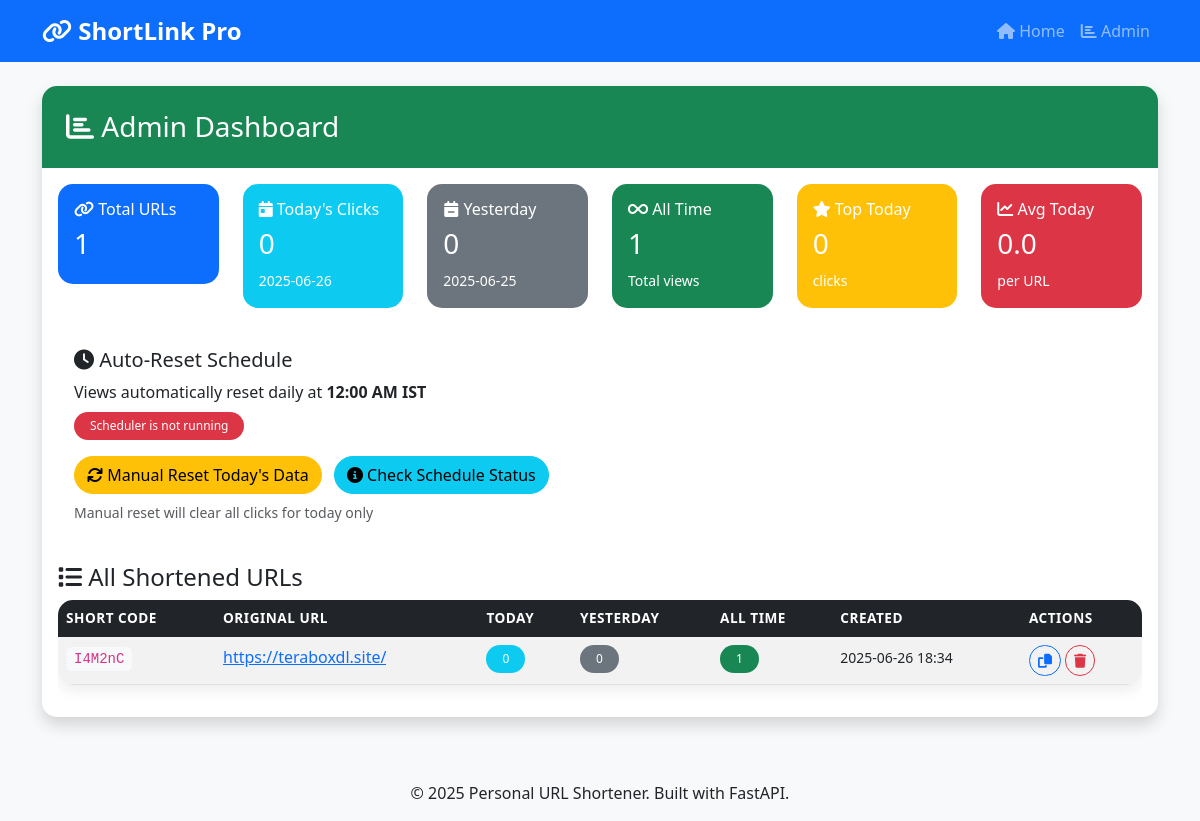
The page /admin on the database its author committed.
### models.py (models this page shows)
class ShortURL(Base):
    __tablename__ = "short_urls"
    id = Column(Integer, primary_key=True, index=True)
    short_code = Column(String(10), unique=True, index=True, nullable=False)
    original_url = Column(Text, nullable=False)
    created_at = Column(DateTime, default=datetime.utcnow)
    clicks = relationship("Click", back_populates="short_url")

### main.py (the view)
@app.get("/admin", response_class=HTMLResponse)
async def admin_panel(request: Request, db: Session = Depends(get_db)):
    from datetime import date, timedelta
    today = date.today()
    yesterday = today - timedelta(days=1)
    urls = db.query(ShortURL).all()
    url_stats = []
    total_clicks_today = 0
    total_clicks_yesterday = 0
    total_clicks_all_time = 0
    for url in urls:
        clicks_today = db.query(Click).filter(
            Click.short_url_id == url.id,
            Click.click_date == today
        ).count()
        clicks_yesterday = db.query(Click).filter(
            Click.short_url_id == url.id,
            Click.click_date == yesterday
        ).count()
        clicks_all_time = db.query(Click).filter(Click.short_url_id == url.id).count()
        total_clicks_today += clicks_today
        total_clicks_yesterday += clicks_yesterday
        total_clicks_all_time += clicks_all_time
        url_stats.append({
            "id": url.id,
            "short_code": url.short_code,
            "original_url": url.original_url,
            "click_count": clicks_today,  # Show today's clicks by default
            "clicks_today": clicks_today,
            "clicks_yesterday": clicks_yesterday,
            "clicks_all_time": clicks_all_time,
            "created_at": url.created_at
        })
    url_stats.sort(key=lambda x: x["clicks_today"], reverse=True)
    top_performer_today = max(url_stats, key=lambda x: x["clicks_today"])["clicks_today"] if url_stats else 0
    avg_clicks_today = (total_clicks_today / len(urls)) if urls else 0
    return templates.TemplateResponse("admin.html", {
        "request": request,
        "urls": url_stats,
        "total_clicks_today": total_clicks_today,
        "total_clicks_yesterday": total_clicks_yesterday,
        "total_clicks_all_time": total_clicks_all_time,
        "top_performer_today": top_performer_today,
        "avg_clicks_today": avg_clicks_today,
        "today_date": today.strftime('%Y-%m-%d'),
        "yesterday_date": yesterday.strftime('%Y-%m-%d')
    })

### templates/admin.html (shortened to what this page needs)
{% extends "base.html" %}
{% block content %}
<div class="container mt-4">
    <div class="row">
        <div class="col-12">
            <div class="card shadow">
                <div class="card-header bg-success text-white">
                    <h3 class="mb-0"><i class="fas fa-chart-bar"></i> Admin Dashboard</h3>
                </div>
                <div class="card-body">
                    <div class="row mb-4">
                        <div class="col-md-2">
                            <div class="card bg-primary text-white">
                                <div class="card-body">
                                    <h6><i class="fas fa-link"></i> Total URLs</h6>
                                    <h3>{{ urls|length }}</h3>
                                </div>
                            </div>
                        </div>
                        <div class="col-md-2">
                            <div class="card bg-info text-white">
                                <div class="card-body">
                                    <h6><i class="fas fa-calendar-day"></i> Today's Clicks</h6>
                                    <h3>{{ total_clicks_today }}</h3>
                                    <small>{{ today_date }}</small>
                                </div>
                            </div>
                        </div>
                        <div class="col-md-2">
                            <div class="card bg-secondary text-white">
                                <div class="card-body">
                                    <h6><i class="fas fa-calendar-minus"></i> Yesterday</h6>
                                    <h3>{{ total_clicks_yesterday }}</h3>
                                    <small>{{ yesterday_date }}</small>
                                </div>
                            </div>
                        </div>
                        <div class="col-md-2">
                            <div class="card bg-success text-white">
                                <div class="card-body">
                                    <h6><i class="fas fa-infinity"></i> All Time</h6>
                                    <h3>{{ total_clicks_all_time }}</h3>
                                    <small>Total views</small>
                                </div>
                            </div>
                        </div>
                        <div class="col-md-2">
                            <div class="card bg-warning text-white">
                                <div class="card-body">
                                    <h6><i class="fas fa-star"></i> Top Today</h6>
                                    <h3>{{ top_performer_today }}</h3>
                                    <small>clicks</small>
                                </div>
                            </div>
                        </div>
                        <div class="col-md-2">
                            <div class="card bg-danger text-white">
                                <div class="card-body">
                                    <h6><i class="fas fa-chart-line"></i> Avg Today</h6>
                                    <h3>{{ "%.1f"|format(avg_clicks_today) }}</h3>
                                    <small>per URL</small>
                                </div>
                            </div>
                        </div>
                    </div>
                    <div class="row mb-4">
                        <div class="col-12">
                            <div class="card">
                                <div class="card-body">
                                    <h5><i class="fas fa-clock"></i> Auto-Reset Schedule</h5>
                                    <p class="mb-2">Views automatically reset daily at <strong>12:00 AM IST</strong></p>
                                    <div id="scheduler-status" class="mb-3">
                                    </div>
                                    <button class="btn btn-warning me-2" onclick="resetDailyData()">
                                        <i class="fas fa-refresh"></i> Manual Reset Today's Data
                                    </button>
                                    <button class="btn btn-info" onclick="checkSchedulerStatus()">
                                        <i class="fas fa-info-circle"></i> Check Schedule Status
                                    </button>
                                    <small class="text-muted d-block mt-2">Manual reset will clear all clicks for today only</small>
                                </div>
                            </div>
                        </div>
                    </div>
                    <h4><i class="fas fa-list"></i> All Shortened URLs</h4>
                    {% if urls %}
                    <div class="table-responsive">
                        <table class="table table-striped table-hover">
                            <thead class="table-dark">
                                <tr>
                                    <th>Short Code</th>
                                    <th>Original URL</th>
                                    <th>Today</th>
                                    <th>Yesterday</th>
                                    <th>All Time</th>
                                    <th>Created</th>
                                    <th>Actions</th>
                                </tr>
                            </thead>
                            <tbody>
                                {% for url in urls %}
                                <tr>
                                    <td>
                                        <code>{{ url.short_code }}</code>
                                    </td>
                                    <td>
                                        <a href="{{ url.original_url }}" target="_blank" class="text-truncate d-inline-block" style="max-width: 200px;">
                                            {{ url.original_url }}
                                        </a>
                                    </td>
                                    <td>
                                        <span class="badge bg-info">{{ url.clicks_today }}</span>
                                    </td>
                                    <td>
                                        <span class="badge bg-secondary">{{ url.clicks_yesterday }}</span>
                                    </td>
                                    <td>
                                        <span class="badge bg-success">{{ url.clicks_all_time }}</span>
                                    </td>
                                    <td>
                                        <small>{{ url.created_at.strftime('%Y-%m-%d %H:%M') }}</small>
                                    </td>
                                    <td>
                                        <button class="btn btn-sm btn-outline-primary" onclick="copyToClipboard('{{ request.url.scheme }}://{{ request.url.netloc }}/{{ url.short_code }}')">
                                            <i class="fas fa-copy"></i>
                                        </button>
                                        <button class="btn btn-sm btn-outline-danger" onclick="deleteUrl({{ url.id }})">
                                            <i class="fas fa-trash"></i>
                                        </button>
                                    </td>
                                </tr>
                                {% endfor %}
                            </tbody>
                        </table>
                    </div>
                    {% else %}
                    <div class="alert alert-info">
                        <i class="fas fa-info-circle"></i> No URLs have been shortened yet.
                        <a href="/" class="alert-link">Create your first one!</a>
                    </div>
                    {% endif %}
                </div>
            </div>
        </div>
    </div>
</div>
{% endblock %}

### templates/base.html (shortened to what this page needs)
<!DOCTYPE html>
<html lang="en">
<head>
    <link href="https://cdn.jsdelivr.net/npm/bootstrap@5.3.0/dist/css/bootstrap.min.css" rel="stylesheet">
    <link rel="stylesheet" href="https://cdnjs.cloudflare.com/ajax/libs/font-awesome/6.4.0/css/all.min.css">
    <link rel="stylesheet" href="/static/css/style.css">
</head>
<body>
    <nav class="navbar navbar-expand-lg navbar-dark bg-primary">
        <div class="container">
            <a class="navbar-brand" href="/">
                <i class="fas fa-link"></i> ShortLink Pro
            </a>
            <div class="navbar-nav ms-auto">
                <a class="nav-link" href="/">
                    <i class="fas fa-home"></i> Home
                </a>
                <a class="nav-link" href="/admin">
                    <i class="fas fa-chart-bar"></i> Admin
                </a>
            </div>
        </div>
    </nav>
    <main>
        {% block content %}{% endblock %}
    </main>
    <footer class="bg-light text-center py-3 mt-5">
        <div class="container">
            <p class="mb-0">&copy; 2025 Personal URL Shortener. Built with FastAPI.</p>
        </div>
    </footer>
</body>
</html>

### static/css/style.css (style rules this page uses)
:root { --primary-color: #007bff; --secondary-color: #6c757d; --success-color: #28a745; --danger-color: #dc3545; --warning-color: #ffc107; --info-color: #17a2b8; }
body { font-family: 'Segoe UI', Tahoma, Geneva, Verdana, sans-serif; background-color: #f8f9fa; }
.navbar-brand { font-weight: 600; font-size: 1.5rem; }
.card { border: none; border-radius: 15px; transition: transform 0.3s ease, box-shadow 0.3s ease; }
.card-header { border-radius: 15px 15px 0 0 !important; border-bottom: none; padding: 1.5rem; }
.btn { border-radius: 25px; font-weight: 500; transition: all 0.3s ease; }
.table { border-radius: 15px; overflow: hidden; box-shadow: 0 5px 15px rgba(0,0,0,0.08); }
.table thead th { border: none; font-weight: 600; text-transform: uppercase; font-size: 0.85rem; letter-spacing: 0.5px; }
.table tbody tr { transition: all 0.3s ease; }
.badge { border-radius: 25px; padding: 0.5rem 1rem; font-weight: 500; }
.card.bg-primary, .card.bg-info, .card.bg-warning, .card.bg-success { border-radius: 15px; transition: transform 0.3s ease; }
code { background-color: #f8f9fa; padding: 4px 8px; border-radius: 6px; font-family: 'Courier New', monospace; }
footer { margin-top: auto; }

### rows shown on the page
ShortURL: short_code "I4M2nC", original_url "https://teraboxdl.site/", clicks_today "0", clicks_yesterday "0", clicks_all_time "1", created_at "2025-06-26 18:34"

### other values the page prints
{{ urls|length }} "1"
{{ total_clicks_today }} "0"
{{ today_date }} "2025-06-26"
{{ total_clicks_yesterday }} "0"
{{ yesterday_date }} "2025-06-25"
{{ total_clicks_all_time }} "1"
{{ top_performer_today }} "0"
{{ "%.1f"|format(avg_clicks_today) }} "0.0"
